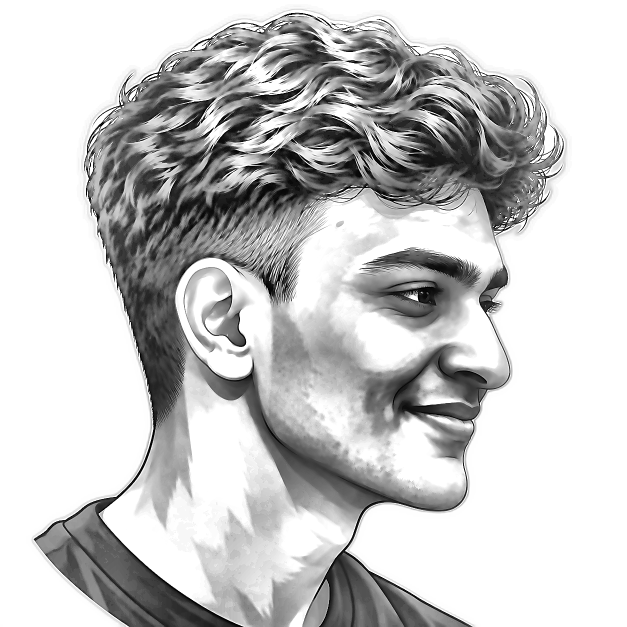
#> input picture source-prepped.png, 1254 x 1254 px (shown at 1/2 size)
$ python make_ascii_svg.py
#> lines starting #> are read from the running program, lines starting #| are printed output that depends on the picture
"""
Convert a portrait photo into a CLEAN, monochrome ASCII-art SVG (Andrew6rant
style: one light-gray color, subject isolated on a dark background) that "types"
itself in like a terminal, then holds.

Monochrome is deliberate -- per-character rainbow color is what makes ASCII
portraits look noisy. One fill color + a good density ramp + high contrast (so a
busy background washes out to blank) reads as neat and legible.

GitHub renders SVGs embedded via <img> and runs their SMIL animations there (JS
does not run). Each row is revealed with a left-to-right clip wipe plus a small
block cursor riding the wipe edge, staggered top -> bottom, so the whole
portrait prints once and freezes.
"""
from PIL import Image, ImageEnhance, ImageOps, ImageFilter
import html
import os
import sys

HERE = os.path.dirname(os.path.abspath(__file__))
# defaults to the prepped grayscale image (see prep_photo.py), which already has
# the background removed + local contrast applied.
SRC = sys.argv[1] if len(sys.argv) > 1 else os.path.join(HERE, "..", "source-prepped.png")
OUT = sys.argv[2] if len(sys.argv) > 2 else os.path.join(HERE, "..", "kesi-ascii.svg")

COLS = 180          # more columns = sharper horizontal detail (illustration has clean lines)
CELL_W = 3.2
CELL_H = 5.46
# ROWS: compensate for monospace cell aspect ratio so a square source stays square.
# Each character is CELL_H/CELL_W ≈ 1.71× taller than wide, so we need fewer rows.
# Multiply by source aspect (≈1.0 for our portrait) — NO extra stretch factor.
ROWS = int(COLS * CELL_W / CELL_H)            # ≈ 105 rows → square-ish canvas
RAMP = " .`'^,:;~-=+*iIcsoe0S#%&@"  # 26-level ramp: more density in shadows for hair detail

# push contrast and gamma so facial features fill their character slots
CONTRAST   = 1.65   # stronger contrast for illustration (flat tones need more push)
BRIGHTNESS = 1.0
GAMMA      = 0.72   # < 1.0 darkens midtones → skin maps to mid-ramp chars, not blank
SHARPEN    = True   # unsharp-mask to crisp up hair strands and face edges
WHITE_FLOOR = 0.78  # luminance above this → blank (background and bright cheeks stay clean)


PAD        = 20
TITLEBAR_H = 30
STATUS_H   = 30
ART_W  = COLS * CELL_W
ART_H  = ROWS * CELL_H
# canvas sized to snugly fit the art (now roughly square like Avi's reference)
CANVAS_W = int(ART_W + PAD * 2)
CANVAS_H = int(TITLEBAR_H + ART_H + STATUS_H + PAD)

BG = "#0d1117"
BG2 = "#111722"
FRAME = "#30363d"
TITLE_TEXT = "#7d8590"
INK    = "#ffffff"   # pure white → maximum brightness & contrast on dark bg
CURSOR = "#ffffff"

# ---- reveal timing (one-shot; a cursor rasters top -> bottom) -------------
ROW_DUR = 0.11
STAGGER = 0.11       # == ROW_DUR -> a single cursor sweeping down

# ---- 1. sample the image into a COLS x ROWS grayscale grid ----------------
im = Image.open(SRC).convert("L")               # grayscale
#> im is the input picture: PIL image 1254x1254 L; min 0, max 255, mean 198.7
if SHARPEN:
    im = im.filter(ImageFilter.UnsharpMask(radius=2, percent=140, threshold=2))
im = ImageEnhance.Brightness(im).enhance(BRIGHTNESS)
im = ImageEnhance.Contrast(im).enhance(CONTRAST)
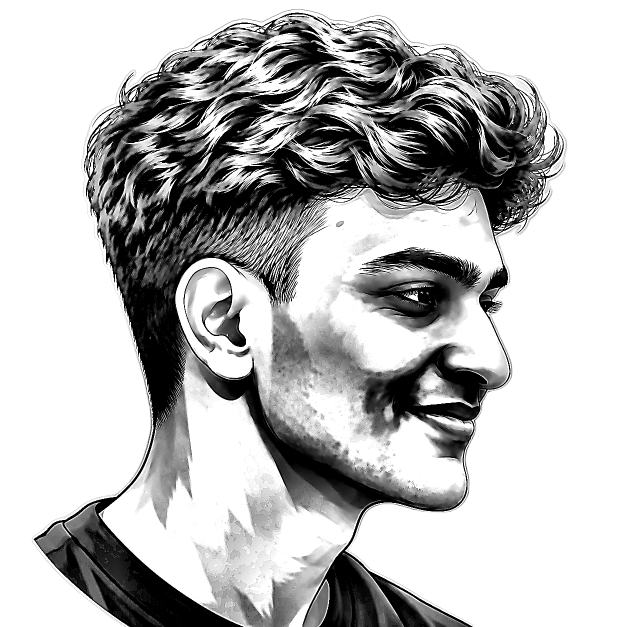
#> im: PIL image 1254x1254 L (shown at 1/2 size); min 0, max 255, mean 186.3
im = im.resize((COLS, ROWS), Image.LANCZOS)
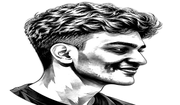
#> im: PIL image 180x105 L; min 0, max 255, mean 186.2
px = im.load()

STATIC = bool(os.environ.get("STATIC"))  # emit frozen state for previews

rows_txt = []
for y in range(ROWS):
    chars = []
    for x in range(COLS):
        lum = px[x, y] / 255.0
        lum = pow(lum, GAMMA)
        if lum >= WHITE_FLOOR:
            chars.append(" ")
            continue
        idx = int((1.0 - lum) * (len(RAMP) - 1) + 0.5)
        idx = max(0, min(len(RAMP) - 1, idx))
        chars.append(RAMP[idx])
    rows_txt.append("".join(chars))
#> after the loop, rows_txt = 105 items

art_top = TITLEBAR_H + PAD * 0.35

# ---- 2. assemble SVG ------------------------------------------------------
parts = []
parts.append(
    f'<svg xmlns="http://www.w3.org/2000/svg" width="{CANVAS_W}" height="{CANVAS_H}" '
    f'viewBox="0 0 {CANVAS_W} {CANVAS_H}" '
    f'font-family="ui-monospace, SFMono-Regular, Menlo, Consolas, monospace">'
)
parts.append('<defs>'
             f'<linearGradient id="bg" x1="0" y1="0" x2="0" y2="1">'
             f'<stop offset="0" stop-color="{BG2}"/><stop offset="1" stop-color="{BG}"/>'
             f'</linearGradient></defs>')

parts.append(f'<rect width="{CANVAS_W}" height="{CANVAS_H}" rx="12" fill="url(#bg)"/>')
parts.append(f'<rect x="0.5" y="0.5" width="{CANVAS_W-1}" height="{CANVAS_H-1}" rx="12" '
             f'fill="none" stroke="{FRAME}" stroke-width="1"/>')

parts.append(f'<line x1="0" y1="{TITLEBAR_H}" x2="{CANVAS_W}" y2="{TITLEBAR_H}" stroke="{FRAME}"/>')
for i, dotcol in enumerate(["#ff5f56", "#ffbd2e", "#27c93f"]):
    parts.append(f'<circle cx="{PAD + i*16}" cy="{TITLEBAR_H/2}" r="5" fill="{dotcol}"/>')
parts.append(f'<text x="{CANVAS_W/2}" y="{TITLEBAR_H/2 + 4}" fill="{TITLE_TEXT}" font-size="12" '
             f'text-anchor="middle">kesi@github: ~$ ./portrait.sh</text>')

# one <text> per row (single color -> no per-char markup, tiny file)
font_size = CELL_H * 0.86
for ry, line in enumerate(rows_txt):
    y = art_top + ry * CELL_H + CELL_H * 0.74
    row_y = art_top + ry * CELL_H
    delay = ry * STAGGER
    safe = html.escape(line)
    text = (f'<text xml:space="preserve" x="{PAD}" y="{y:.1f}" fill="{INK}" '
            f'font-size="{font_size:.1f}" textLength="{ART_W}" lengthAdjust="spacing">{safe}</text>')

    if STATIC:
        parts.append(text)
        continue

    parts.append(
        f'<clipPath id="r{ry}"><rect x="{PAD}" y="{row_y:.1f}" height="{CELL_H}" width="0">'
        f'<animate attributeName="width" from="0" to="{ART_W}" begin="{delay:.3f}s" '
        f'dur="{ROW_DUR:.2f}s" fill="freeze"/></rect></clipPath>'
    )
    parts.append(f'<g clip-path="url(#r{ry})">{text}</g>')
    parts.append(
        f'<rect y="{row_y+1:.1f}" width="{CELL_W}" height="{CELL_H-2}" fill="{CURSOR}" opacity="0">'
        f'<animate attributeName="x" from="{PAD}" to="{PAD+ART_W}" begin="{delay:.3f}s" '
        f'dur="{ROW_DUR:.2f}s" fill="freeze"/>'
        f'<set attributeName="opacity" to="0.85" begin="{delay:.3f}s"/>'
        f'<set attributeName="opacity" to="0" begin="{delay+ROW_DUR:.3f}s"/></rect>'
    )
#> this loop made 105 passes
#> (y, row_y, delay) on passes 1 to 12: (41.04, 37, 0), (46.5, 42.46, 0.11), (51.96, 47.92, 0.22), (57.42, 53.38, 0.33), (62.88, 58.84, 0.44), (68.34, 64.3, 0.55), (73.8, 69.76, 0.66), (79.26, 75.22, 0.77), (84.72, 80.68, 0.88), (90.18, 86.14, 0.99), (95.64, 91.6, 1.1), (101.1, 97.06, 1.21)
#> after the loop, parts = 324 items

# status bar with a steady blinking cursor
status_line_y = TITLEBAR_H + ART_H + PAD * 0.35
status_y = status_line_y + 19
parts.append(f'<line x1="0" y1="{status_line_y:.1f}" x2="{CANVAS_W}" y2="{status_line_y:.1f}" stroke="{FRAME}"/>')
parts.append(f'<text x="{PAD}" y="{status_y:.1f}" fill="{TITLE_TEXT}" font-size="13">'
             f'kesi@github:~$ whoami <tspan fill="{INK}">KASHINADH</tspan></text>')
parts.append(f'<rect x="{PAD+224}" y="{status_y-12:.1f}" width="8" height="14" fill="{INK}">'
             f'<animate attributeName="opacity" values="1;1;0;0" keyTimes="0;0.5;0.51;1" '
             f'dur="1s" repeatCount="indefinite"/></rect>')

parts.append("</svg>")
svg = "".join(parts)
with open(OUT, "w", encoding="utf-8") as f:
    f.write(svg)
print("wrote", OUT, len(svg), "bytes;", CANVAS_W, "x", CANVAS_H)
#| wrote scripts/../kesi-ascii.svg 84493 bytes; 616 x 653

$ run again, with source-photo.jpg saved as source-prepped.png
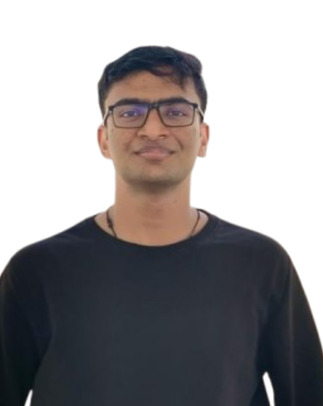
#> input picture source-photo.jpg, 323 x 406 px
#> `im = ImageEnhance.Contrast(im).enhance(CONTRAST)`:
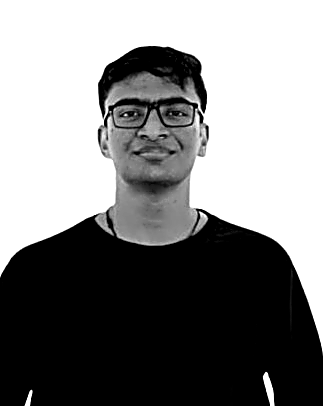
#> im: PIL image 323x406 L; min 0, max 255, mean 131.4
#> `im = im.resize((COLS, ROWS), Image.LANCZOS)`:
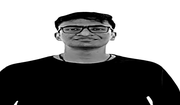
#> im: PIL image 180x105 L; min 0, max 255, mean 131.5
#> after the loop `for y in range(ROWS):`: rows_txt = 105 items
#> the loop `for ry, line in enumerate(rows_txt):` made 105 passes
#> (y, row_y, delay) on passes 1 to 8: (41.04, 37, 0), (46.5, 42.46, 0.11), (51.96, 47.92, 0.22), (57.42, 53.38, 0.33), (62.88, 58.84, 0.44), (68.34, 64.3, 0.55), (73.8, 69.76, 0.66), (79.26, 75.22, 0.77)
#> after the loop `for ry, line in enumerate(rows_txt):`: parts = 324 items
#| wrote scripts/../kesi-ascii.svg 84377 bytes; 616 x 653
